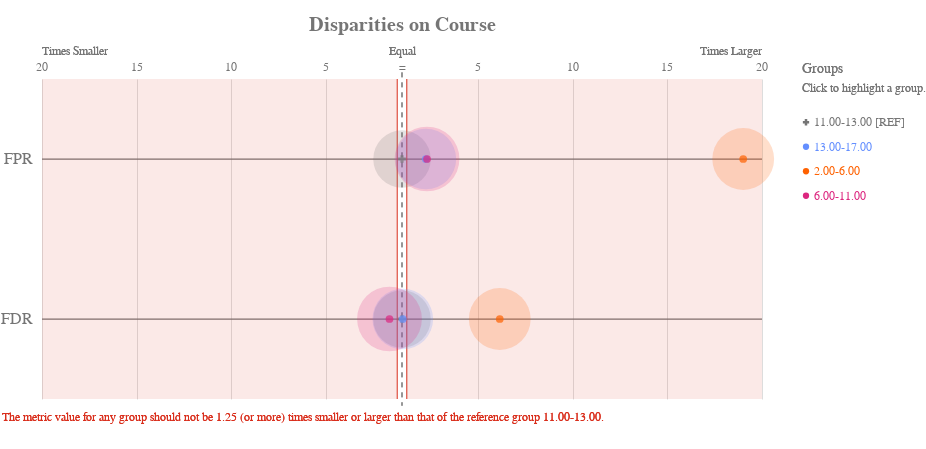

The code cell stored with this chart in its notebook:
### Code cell
ap.disparity(bdf, metrics, 'Course', fairness_threshold = disparity_tolerance)

### Figure 1 — Vega-Lite specification as saved in the notebook (floating-point values rounded to 4 significant figures)
{"config": {"view": {"continuousWidth": 400, "continuousHeight": 300, "strokeWidth": 0}, "axisLeft": {"labelColor": "rgb(117,117,117)", "labelFont": "Arial", "labelFontSize": 16}, "title": {"align": "center", "baseline": "middle", "color": "rgb(117,117,117)", "font": "Arial", "fontSize": 20, "fontWeight": "bold"}}, "layer": [{"data": {"name": "data-3788cc52e5772b16c16b815cc3d4e6e3"}, "mark": {"type": "rule", "stroke": "rgb(117,117,117)", "strokeWidth": 1.25, "tooltip": ""}, "encoding": {"x": {"type": "quantitative", "field": "x", "scale": {"domain": [-19, 19], "range": [40.0, 760.0]}}, "x2": {"field": "x2"}, "y": {"type": "nominal", "axis": {"domain": false, "labelAngle": 0, "labelPadding": -30, "orient": "left", "ticks": false, "title": ""}, "field": "metric", "scale": {"domain": ["FPR", "FDR"], "range": [40.0, 360.0]}}}}, {"data": {"name": "data-79dd248bdaa0ea02c535240e8ad022c8"}, "mark": {"type": "rule", "stroke": "rgb(117,117,117)", "strokeDash": [5, 5], "strokeWidth": 1}, "encoding": {"tooltip": {"value": "11.00-13.00 [REF]"}, "x": {"value": 400.0}, "y": {"value": 33.33}, "y2": {"value": 366.7}}}, {"data": {"name": "data-a68a6332d86b0a7acd03bfdabaeae759"}, "mark": {"type": "text", "align": "center", "color": "rgb(117,117,117)", "font": "Arial", "fontSize": 12, "fontWeight": "normal", "tooltip": ""}, "encoding": {"text": {"type": "nominal", "field": "label"}, "x": {"type": "quantitative", "field": "value", "scale": {"domain": [-19, 19], "range": [40.0, 760.0]}}, "y": {"value": 28.0}}}, {"layer": [{"mark": {"type": "text", "align": "left", "fill": "rgb(117,117,117)", "font": "Arial", "fontSize": 12, "fontWeight": "normal", "tooltip": ""}, "encoding": {"text": {"value": "Times Smaller"}, "x": {"value": 40.0}, "y": {"value": 12.0}}}, {"mark": {"type": "text", "align": "right", "fill": "rgb(117,117,117)", "font": "Arial", "fontSize": 12, "fontWeight": "normal", "tooltip": ""}, "encoding": {"text": {"value": "Times Larger"}, "x": {"value": 760.0}, "y": {"value": 12.0}}}, {"mark": {"type": "text", "align": "center", "fill": "rgb(117,117,117)", "font": "Arial", "fontSize": 12, "fontWeight": "normal", "tooltip": ""}, "encoding": {"text": {"value": "Equal"}, "x": {"value": 400.0}, "y": {"value": 12.0}}}], "data": {"name": "data-79dd248bdaa0ea02c535240e8ad022c8"}}, {"layer": [{"mark": {"type": "rule", "opacity": 0.8, "stroke": "rgb(217, 46, 28)", "strokeWidth": 1.25, "tooltip": ""}, "encoding": {"x": {"type": "quantitative", "field": "min", "scale": {"domain": [-19, 19], "range": [40.0, 760.0]}}, "y": {"value": 40.0}, "y2": {"value": 360.0}}}, {"mark": {"type": "rule", "opacity": 0.8, "stroke": "rgb(217, 46, 28)", "strokeWidth": 1.25, "tooltip": ""}, "encoding": {"x": {"type": "quantitative", "field": "max", "scale": {"domain": [-19, 19], "range": [40.0, 760.0]}}, "y": {"value": 40.0}, "y2": {"value": 360.0}}}, {"layer": [{"mark": {"type": "rect", "fill": "rgb(217, 46, 28)", "opacity": 0.1, "tooltip": ""}, "encoding": {"x": {"type": "quantitative", "field": "min", "scale": {"domain": [-19, 19], "range": [40.0, 760.0]}}, "x2": {"field": "lower_end"}, "y": {"value": 40.0}, "y2": {"value": 360.0}}}, {"mark": {"type": "rect", "fill": "rgb(217, 46, 28)", "opacity": 0.1, "tooltip": ""}, "encoding": {"x": {"type": "quantitative", "field": "max", "scale": {"domain": [-19, 19], "range": [40.0, 760.0]}}, "x2": {"field": "upper_end"}, "y": {"value": 40.0}, "y2": {"value": 360.0}}}]}, {"data": {"name": "data-79dd248bdaa0ea02c535240e8ad022c8"}, "mark": {"type": "text", "align": "left", "baseline": "top", "fill": "rgb(217, 46, 28)", "font": "Arial", "fontSize": 12, "fontWeight": "normal", "tooltip": ""}, "encoding": {"text": {"value": "The metric value for any group should not be 1.25 (or more) times smaller or larger than that of the reference group 11.00-13.00."}, "x": {"value": 0}, "y": {"value": 373.3}}}], "data": {"name": "data-83a9b24fe1465c36e82717a9c673bbfc"}}, {"layer": [{"mark": "circle"}, {"data": {"name": "data-bca3575ebf3fc535ab2a1c17de69add8"}, "mark": {"type": "circle", "opacity": 0.2}, "encoding": {"color": {"condition": {"type": "nominal", "field": "attribute_value", "legend": null, "scale": {"domain": ["11.00-13.00", "13.00-17.00", "2.00-6.00", "6.00-11.00"], "range": ["rgb(117,117,117)", "rgb(100, 143, 255)", "rgb(254, 97, 0)", "rgb(220, 38, 127)", "rgb(255, 176, 0)", "rgb(120, 94, 240)"]}, "selection": "selector015"}, "value": "rgb(224,224,224)"}, "size": {"type": "quantitative", "field": "group_size", "legend": null, "scale": {"domain": [0, 243.6], "range": [0, 5027.0]}}, "tooltip": [{"type": "nominal", "field": "attribute_value", "title": "Group"}, {"type": "nominal", "field": "tooltip_group_size", "title": "Group Size"}, {"type": "nominal", "field": "tooltip_disparity_explanation_fpr", "title": "Disparity"}, {"type": "quantitative", "field": "fpr", "format": ".2f", "title": "FPR"}], "x": {"type": "quantitative", "axis": {"domain": false, "labels": false, "ticks": false, "title": null, "values": [4, 9, 14, 19, -19, -14, -9, -4]}, "field": "fpr_disparity_scaled", "scale": {"domain": [-19, 19], "range": [40.0, 760.0]}}, "y": {"type": "nominal", "axis": {"domain": false, "grid": false, "labels": false, "ticks": false, "title": " "}, "field": "metric_variable", "scale": {"domain": ["FPR", "FDR"], "range": [40.0, 360.0]}}}, "selection": {"selector017": {"type": "multi", "empty": "all", "fields": ["attribute_value"]}}, "transform": [{"calculate": "'FPR'", "as": "metric_variable"}]}, {"data": {"name": "data-bca3575ebf3fc535ab2a1c17de69add8"}, "mark": {"type": "circle", "opacity": 0.2}, "encoding": {"color": {"condition": {"type": "nominal", "field": "attribute_value", "legend": null, "scale": {"domain": ["11.00-13.00", "13.00-17.00", "2.00-6.00", "6.00-11.00"], "range": ["rgb(117,117,117)", "rgb(100, 143, 255)", "rgb(254, 97, 0)", "rgb(220, 38, 127)", "rgb(255, 176, 0)", "rgb(120, 94, 240)"]}, "selection": "selector015"}, "value": "rgb(224,224,224)"}, "size": {"type": "quantitative", "field": "group_size", "legend": null, "scale": {"domain": [0, 243.6], "range": [0, 5027.0]}}, "tooltip": [{"type": "nominal", "field": "attribute_value", "title": "Group"}, {"type": "nominal", "field": "tooltip_group_size", "title": "Group Size"}, {"type": "nominal", "field": "tooltip_disparity_explanation_fdr", "title": "Disparity"}, {"type": "quantitative", "field": "fdr", "format": ".2f", "title": "FDR"}], "x": {"type": "quantitative", "axis": {"domain": false, "labels": false, "ticks": false, "title": null, "values": [4, 9, 14, 19, -19, -14, -9, -4]}, "field": "fdr_disparity_scaled", "scale": {"domain": [-19, 19], "range": [40.0, 760.0]}}, "y": {"type": "nominal", "axis": {"domain": false, "grid": false, "labels": false, "ticks": false, "title": " "}, "field": "metric_variable", "scale": {"domain": ["FPR", "FDR"], "range": [40.0, 360.0]}}}, "selection": {"selector019": {"type": "multi", "empty": "all", "fields": ["attribute_value"]}}, "transform": [{"calculate": "'FDR'", "as": "metric_variable"}]}, {"layer": [{"mark": "point"}, {"data": {"name": "data-bca3575ebf3fc535ab2a1c17de69add8"}, "mark": {"type": "point", "filled": true, "size": 60}, "encoding": {"color": {"condition": {"type": "nominal", "field": "attribute_value", "legend": null, "scale": {"domain": ["11.00-13.00", "13.00-17.00", "2.00-6.00", "6.00-11.00"], "range": ["rgb(117,117,117)", "rgb(100, 143, 255)", "rgb(254, 97, 0)", "rgb(220, 38, 127)", "rgb(255, 176, 0)", "rgb(120, 94, 240)"]}, "selection": "selector015"}, "value": "rgb(224,224,224)"}, "shape": {"type": "nominal", "field": "attribute_value", "legend": null, "scale": {"domain": ["11.00-13.00", "13.00-17.00", "2.00-6.00", "6.00-11.00"], "range": ["cross", "circle", "circle", "circle"]}}, "tooltip": [{"type": "nominal", "field": "attribute_value", "title": "Group"}, {"type": "nominal", "field": "tooltip_group_size", "title": "Group Size"}, {"type": "nominal", "field": "tooltip_disparity_explanation_fpr", "title": "Disparity"}, {"type": "quantitative", "field": "fpr", "format": ".2f", "title": "FPR"}], "x": {"type": "quantitative", "axis": {"domain": false, "labels": false, "ticks": false, "title": null, "values": [4, 9, 14, 19, -19, -14, -9, -4]}, "field": "fpr_disparity_scaled", "scale": {"domain": [-19, 19], "range": [40.0, 760.0]}}, "y": {"type": "nominal", "axis": {"domain": false, "grid": false, "labels": false, "ticks": false, "title": " "}, "field": "metric_variable", "scale": {"domain": ["FPR", "FDR"], "range": [40.0, 360.0]}}}, "selection": {"selector016": {"type": "multi", "empty": "all", "fields": ["attribute_value"]}}, "transform": [{"calculate": "'FPR'", "as": "metric_variable"}]}, {"data": {"name": "data-bca3575ebf3fc535ab2a1c17de69add8"}, "mark": {"type": "point", "filled": true, "size": 60}, "encoding": {"color": {"condition": {"type": "nominal", "field": "attribute_value", "legend": null, "scale": {"domain": ["11.00-13.00", "13.00-17.00", "2.00-6.00", "6.00-11.00"], "range": ["rgb(117,117,117)", "rgb(100, 143, 255)", "rgb(254, 97, 0)", "rgb(220, 38, 127)", "rgb(255, 176, 0)", "rgb(120, 94, 240)"]}, "selection": "selector015"}, "value": "rgb(224,224,224)"}, "shape": {"type": "nominal", "field": "attribute_value", "legend": null, "scale": {"domain": ["11.00-13.00", "13.00-17.00", "2.00-6.00", "6.00-11.00"], "range": ["cross", "circle", "circle", "circle"]}}, "tooltip": [{"type": "nominal", "field": "attribute_value", "title": "Group"}, {"type": "nominal", "field": "tooltip_group_size", "title": "Group Size"}, {"type": "nominal", "field": "tooltip_disparity_explanation_fdr", "title": "Disparity"}, {"type": "quantitative", "field": "fdr", "format": ".2f", "title": "FDR"}], "x": {"type": "quantitative", "axis": {"domain": false, "labels": false, "ticks": false, "title": null, "values": [4, 9, 14, 19, -19, -14, -9, -4]}, "field": "fdr_disparity_scaled", "scale": {"domain": [-19, 19], "range": [40.0, 760.0]}}, "y": {"type": "nominal", "axis": {"domain": false, "grid": false, "labels": false, "ticks": false, "title": " "}, "field": "metric_variable", "scale": {"domain": ["FPR", "FDR"], "range": [40.0, 360.0]}}}, "selection": {"selector018": {"type": "multi", "empty": "all", "fields": ["attribute_value"]}}, "transform": [{"calculate": "'FDR'", "as": "metric_variable"}]}]}]}, {"layer": [{"mark": {"type": "point", "filled": true, "opacity": 1, "size": 39.48}, "encoding": {"color": {"condition": {"type": "nominal", "field": "attribute_value", "legend": null, "scale": {"domain": ["11.00-13.00", "13.00-17.00", "2.00-6.00", "6.00-11.00"], "range": ["rgb(117,117,117)", "rgb(100, 143, 255)", "rgb(254, 97, 0)", "rgb(220, 38, 127)", "rgb(255, 176, 0)", "rgb(120, 94, 240)"]}, "selection": "selector015"}, "value": "rgb(224,224,224)"}, "shape": {"type": "nominal", "field": "attribute_value", "legend": null, "scale": {"domain": ["11.00-13.00", "13.00-17.00", "2.00-6.00", "6.00-11.00"], "range": ["cross", "circle", "circle", "circle"]}}, "x": {"value": 804}, "y": {"type": "nominal", "axis": {"domain": false, "grid": false, "labels": false, "ticks": false, "title": " "}, "field": "attribute_value", "scale": {"domain": ["11.00-13.00", "13.00-17.00", "2.00-6.00", "6.00-11.00"], "range": [71, 169]}}}, "selection": {"selector015": {"type": "multi", "empty": "all", "fields": ["attribute_value"]}}}, {"mark": {"type": "text", "align": "left", "baseline": "middle", "font": "Arial", "fontSize": 12, "fontWeight": "normal"}, "encoding": {"color": {"condition": {"type": "nominal", "field": "attribute_value", "legend": null, "scale": {"domain": ["11.00-13.00", "13.00-17.00", "2.00-6.00", "6.00-11.00"], "range": ["rgb(117,117,117)", "rgb(100, 143, 255)", "rgb(254, 97, 0)", "rgb(220, 38, 127)", "rgb(255, 176, 0)", "rgb(120, 94, 240)"]}, "selection": "selector015"}, "value": "rgb(224,224,224)"}, "text": {"type": "nominal", "field": "label"}, "x": {"value": 812}, "y": {"type": "nominal", "axis": {"domain": false, "grid": false, "labels": false, "ticks": false, "title": " "}, "field": "attribute_value", "scale": {"domain": ["11.00-13.00", "13.00-17.00", "2.00-6.00", "6.00-11.00"], "range": [71, 169]}}}, "selection": {"selector020": {"type": "multi", "empty": "all", "fields": ["attribute_value"]}}}, {"data": {"name": "data-79dd248bdaa0ea02c535240e8ad022c8"}, "mark": {"type": "text", "align": "left", "baseline": "middle", "color": "rgb(117,117,117)", "font": "Arial", "fontSize": 12, "fontWeight": "normal"}, "encoding": {"text": {"value": "Click to highlight a group."}, "x": {"value": 800}, "y": {"value": 49}}}, {"data": {"name": "data-79dd248bdaa0ea02c535240e8ad022c8"}, "mark": {"type": "text", "align": "left", "baseline": "middle", "color": "rgb(117,117,117)", "font": "Arial", "fontSize": 14, "fontWeight": "normal"}, "encoding": {"text": {"value": "Groups"}, "x": {"value": 800}, "y": {"value": 30}}}], "data": {"name": "data-9f7690408ca669caeade1175f566003f"}}], "height": 400, "padding": {"top": 15, "bottom": 10}, "resolve": {"scale": {"size": "independent", "y": "independent"}}, "title": "Disparities on Course", "width": 800, "$schema": "https://vega.github.io/schema/vega-lite/v4.8.1.json", "datasets": {"data-3788cc52e5772b16c16b815cc3d4e6e3": [{"metric": "FPR", "x": -19, "x2": 19}, {"metric": "FDR", "x": -19, "x2": 19}], "data-79dd248bdaa0ea02c535240e8ad022c8": [{"a": 1, "b": 0}, {"a": 1, "b": 0}], "data-a68a6332d86b0a7acd03bfdabaeae759": [{"value": 4, "label": 5}, {"value": 9, "label": 10}, {"value": 14, "label": 15}, {"value": 19, "label": 20}, {"value": -19, "label": 20}, {"value": -14, "label": 15}, {"value": -9, "label": 10}, {"value": -4, "label": 5}, {"value": 0, "label": "="}], "data-83a9b24fe1465c36e82717a9c673bbfc": [{"min": -0.25, "max": 0.25, "lower_end": -19, "upper_end": 19}], "data-bca3575ebf3fc535ab2a1c17de69add8": [{"attribute_name": "Course", "attribute_value": "11.00-13.00", "group_size": 160, "total_entities": 726, "fpr": 0.00813, "fdr": 0.04, "fpr_disparity": 1.0, "fdr_disparity": 1.0, "fpr_disparity_scaled": 0.0, "fdr_disparity_scaled": 0.0, "tooltip_group_size": "160 (22.04%)", "tooltip_disparity_explanation_fpr": "Reference group", "tooltip_disparity_explanation_fdr": "Reference group"}, {"attribute_name": "Course", "attribute_value": "13.00-17.00", "group_size": 178, "total_entities": 726, "fpr": 0.01835, "fdr": 0.04167, "fpr_disparity": 2.257, "fdr_disparity": 1.042, "fpr_disparity_scaled": 1.257, "fdr_disparity_scaled": 0.04167, "tooltip_group_size": "178 (24.52%)", "tooltip_disparity_explanation_fpr": "2.26 times larger FPR than the reference group", "tooltip_disparity_explanation_fdr": "1.04 times larger FDR than the reference group"}, {"attribute_name": "Course", "attribute_value": "2.00-6.00", "group_size": 185, "total_entities": 726, "fpr": 0.1545, "fdr": 0.2464, "fpr_disparity": 19.01, "fdr_disparity": 6.159, "fpr_disparity_scaled": 18.01, "fdr_disparity_scaled": 5.159, "tooltip_group_size": "185 (25.48%)", "tooltip_disparity_explanation_fpr": "19.01 times larger FPR than the reference group", "tooltip_disparity_explanation_fdr": "6.16 times larger FDR than the reference group"}, {"attribute_name": "Course", "attribute_value": "6.00-11.00", "group_size": 203, "total_entities": 726, "fpr": 0.01887, "fdr": 0.0241, "fpr_disparity": 2.321, "fdr_disparity": 0.6024, "fpr_disparity_scaled": 1.321, "fdr_disparity_scaled": -0.66, "tooltip_group_size": "203 (27.96%)", "tooltip_disparity_explanation_fpr": "2.32 times larger FPR than the reference group", "tooltip_disparity_explanation_fdr": "1.66 times smaller FDR than the reference group"}], "data-9f7690408ca669caeade1175f566003f": [{"attribute_value": "11.00-13.00", "label": "11.00-13.00 [REF]"}, {"attribute_value": "13.00-17.00", "label": "13.00-17.00"}, {"attribute_value": "2.00-6.00", "label": "2.00-6.00"}, {"attribute_value": "6.00-11.00", "label": "6.00-11.00"}]}}
